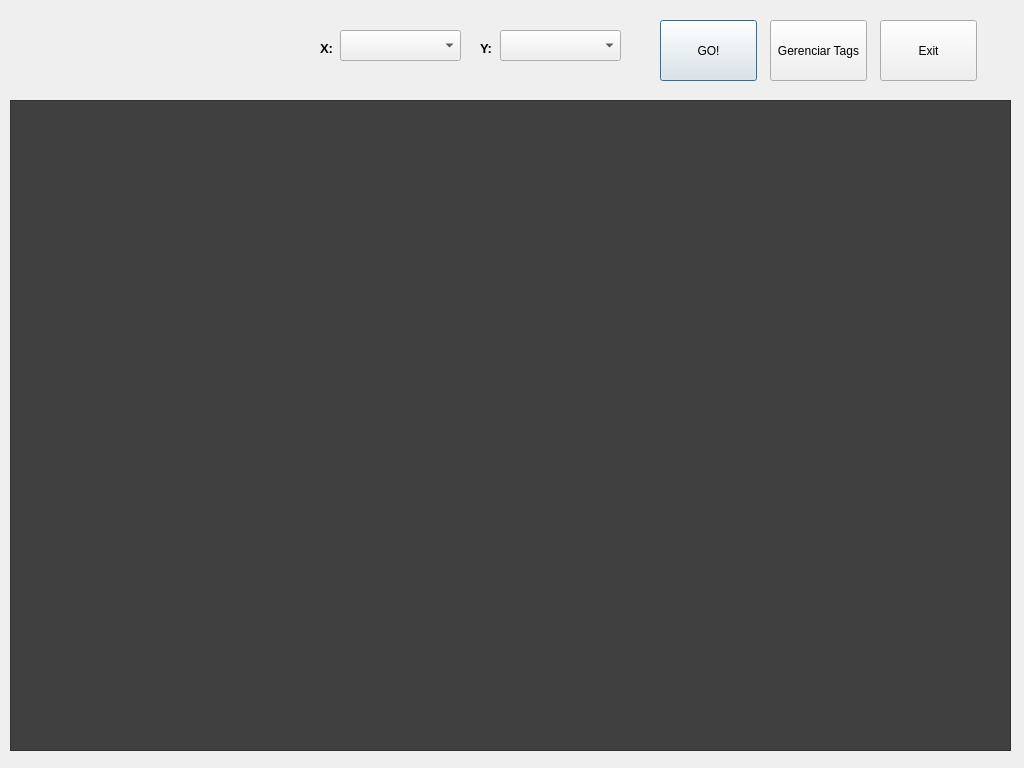
<?xml version="1.0" encoding="UTF-8"?>
<ui version="4.0">
 <class>Dialog</class>
 <widget class="QDialog" name="Dialog">
  <property name="geometry">
   <rect>
    <x>0</x>
    <y>0</y>
    <width>1024</width>
    <height>768</height>
   </rect>
  </property>
  <property name="minimumSize">
   <size>
    <width>1024</width>
    <height>768</height>
   </size>
  </property>
  <property name="maximumSize">
   <size>
    <width>1024</width>
    <height>768</height>
   </size>
  </property>
  <property name="windowTitle">
   <string>YAMO::Yet Another Music Organizer</string>
  </property>
  <property name="toolTip">
   <string/>
  </property>
  <property name="styleSheet">
   <string/>
  </property>
  <widget class="QGraphicsView" name="canvasView">
   <property name="geometry">
    <rect>
     <x>10</x>
     <y>100</y>
     <width>1001</width>
     <height>651</height>
    </rect>
   </property>
   <property name="minimumSize">
    <size>
     <width>1001</width>
     <height>631</height>
    </size>
   </property>
   <property name="cursor" stdset="0">
    <cursorShape>PointingHandCursor</cursorShape>
   </property>
   <property name="styleSheet">
    <string notr="true">background-color: rgb(64, 64, 64);</string>
   </property>
   <property name="frameShape">
    <enum>QFrame::StyledPanel</enum>
   </property>
   <property name="frameShadow">
    <enum>QFrame::Raised</enum>
   </property>
   <property name="lineWidth">
    <number>4</number>
   </property>
   <property name="midLineWidth">
    <number>4</number>
   </property>
   <property name="sceneRect">
    <rectf>
     <x>0.000000000000000</x>
     <y>0.000000000000000</y>
     <width>900.000000000000000</width>
     <height>630.000000000000000</height>
    </rectf>
   </property>
  </widget>
  <widget class="QPushButton" name="btnGo">
   <property name="geometry">
    <rect>
     <x>660</x>
     <y>20</y>
     <width>97</width>
     <height>61</height>
    </rect>
   </property>
   <property name="toolTip">
    <string>Click to visualize collection</string>
   </property>
   <property name="autoFillBackground">
    <bool>false</bool>
   </property>
   <property name="styleSheet">
    <string/>
   </property>
   <property name="text">
    <string>GO!</string>
   </property>
  </widget>
  <widget class="QPushButton" name="btnGerenciarTags">
   <property name="geometry">
    <rect>
     <x>770</x>
     <y>20</y>
     <width>97</width>
     <height>61</height>
    </rect>
   </property>
   <property name="toolTip">
    <string>Click to create a new TAG</string>
   </property>
   <property name="text">
    <string>Gerenciar Tags</string>
   </property>
  </widget>
  <widget class="QComboBox" name="cbY">
   <property name="geometry">
    <rect>
     <x>500</x>
     <y>30</y>
     <width>121</width>
     <height>31</height>
    </rect>
   </property>
  </widget>
  <widget class="QComboBox" name="cbX">
   <property name="geometry">
    <rect>
     <x>340</x>
     <y>30</y>
     <width>121</width>
     <height>31</height>
    </rect>
   </property>
  </widget>
  <widget class="QLabel" name="label">
   <property name="geometry">
    <rect>
     <x>320</x>
     <y>40</y>
     <width>16</width>
     <height>16</height>
    </rect>
   </property>
   <property name="font">
    <font>
     <pointsize>10</pointsize>
     <weight>75</weight>
     <bold>true</bold>
    </font>
   </property>
   <property name="text">
    <string>X: </string>
   </property>
  </widget>
  <widget class="QLabel" name="label_2">
   <property name="geometry">
    <rect>
     <x>480</x>
     <y>40</y>
     <width>21</width>
     <height>16</height>
    </rect>
   </property>
   <property name="font">
    <font>
     <pointsize>10</pointsize>
     <weight>75</weight>
     <bold>true</bold>
    </font>
   </property>
   <property name="text">
    <string>Y:</string>
   </property>
  </widget>
  <widget class="QPushButton" name="btnExit">
   <property name="geometry">
    <rect>
     <x>880</x>
     <y>20</y>
     <width>97</width>
     <height>61</height>
    </rect>
   </property>
   <property name="toolTip">
    <string>Exit YAMO</string>
   </property>
   <property name="text">
    <string>Exit</string>
   </property>
  </widget>
 </widget>
 <resources/>
 <connections/>
</ui>
